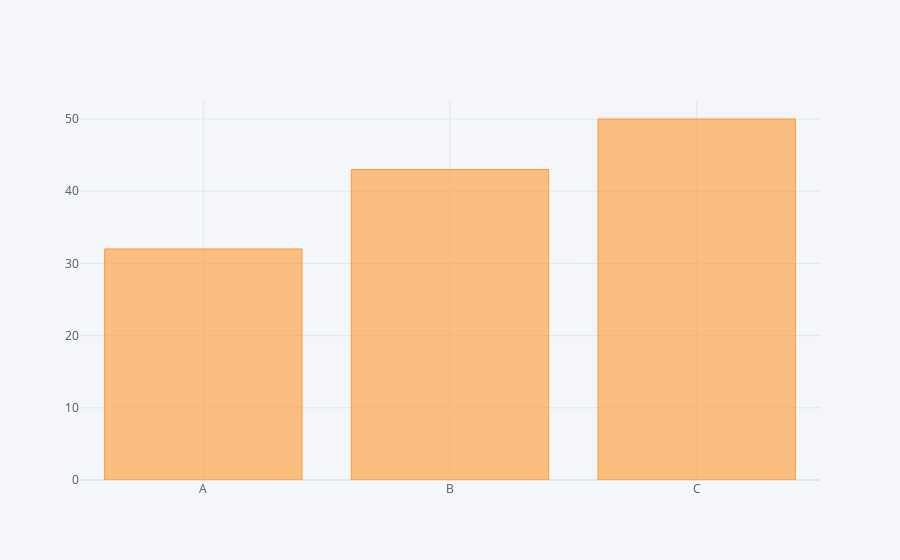

Source (notebook cell):
### Code cell
df2.iplot(kind = 'bar',x='Category', y = 'values')

### Figure 1 — Plotly figure (JSON) as saved in the notebook; plotly's stock layout.template omitted (floating-point values rounded to 4 significant figures)
{"data": [{"marker": {"color": "rgba(255, 153, 51, 0.6)", "line": {"color": "rgba(255, 153, 51, 1.0)", "width": 1}}, "name": "values", "orientation": "v", "text": "", "type": "bar", "x": ["A", "B", "C"], "y": [32, 43, 50]}], "layout": {"legend": {"bgcolor": "#F5F6F9", "font": {"color": "#4D5663"}}, "paper_bgcolor": "#F5F6F9", "plot_bgcolor": "#F5F6F9", "title": {"font": {"color": "#4D5663"}}, "xaxis": {"gridcolor": "#E1E5ED", "showgrid": true, "tickfont": {"color": "#4D5663"}, "title": {"font": {"color": "#4D5663"}, "text": ""}, "zerolinecolor": "#E1E5ED"}, "yaxis": {"gridcolor": "#E1E5ED", "showgrid": true, "tickfont": {"color": "#4D5663"}, "title": {"font": {"color": "#4D5663"}, "text": ""}, "zerolinecolor": "#E1E5ED"}}}
